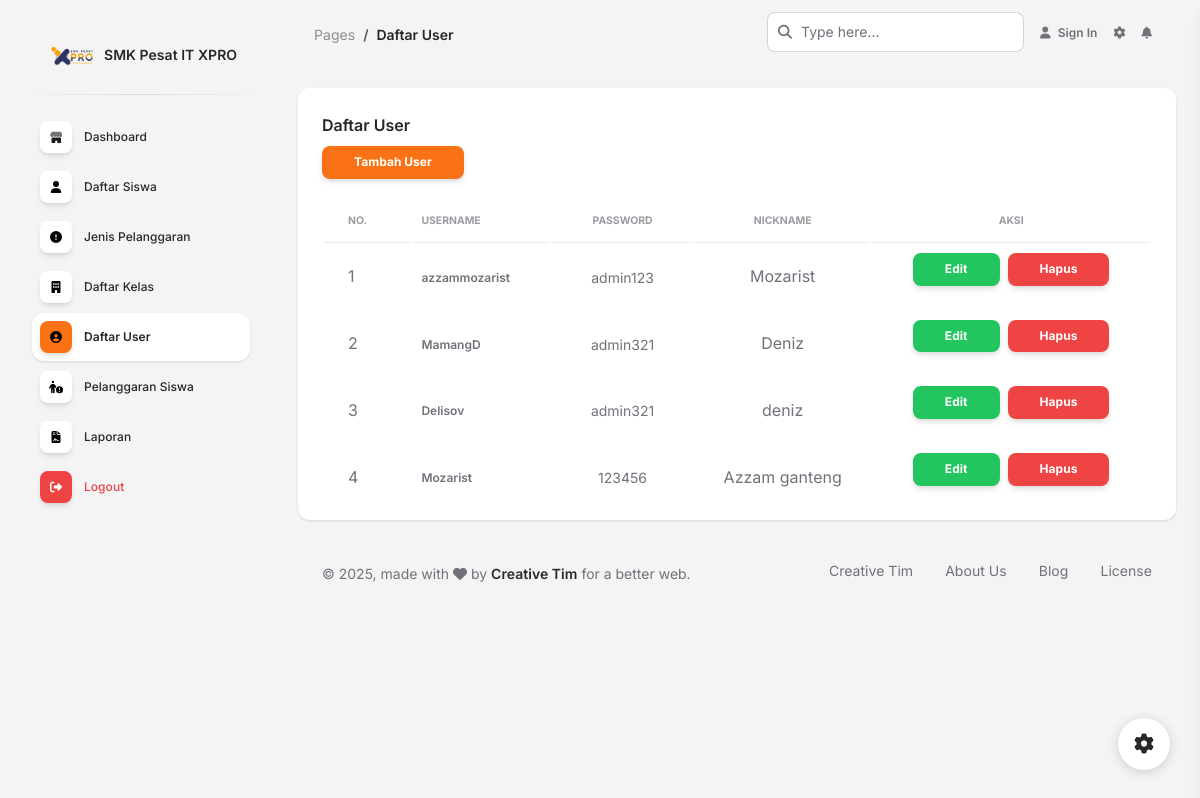
The page /pages/daftar_user.php on the database its author committed.
### tables this page shows
CREATE TABLE `tbl_user` (
  `id_user` int NOT NULL,
  `username` varchar(50) NOT NULL,
  `password` varchar(50) NOT NULL,
  `nama` varchar(50) NOT NULL
);

### pages/daftar_user.php (the view, shortened to what this page needs)
<?php
include "koneksi.php";
include "header.php" ;
?>
    <div class="container-fluid py-4">
      <div class="row">
        <div class="col-12">
          <div class="card mb-4">
            <div class="card-header pb-1">
              <h6>Daftar User</h6>
              <a href="tambah_user.php" class="btn btn-primary btn-sm">Tambah User</a>
            </div>
            <div class="card-body px-0 pt-0 pb-2">
              <div class="table-responsive px-4">
                <table class="table align-items-center mb-0">
                  <thead>
                    <tr>
                      <th class="text-uppercase text-secondary text-xxs font-weight-bolder opacity-7">No.</th>
                      <th class="text-uppercase text-secondary text-xxs font-weight-bolder opacity-7 ps-2">Username</th>
                      <th class="text-center text-uppercase text-secondary text-xxs font-weight-bolder opacity-7">Password</th>
                      <th class="text-center text-uppercase text-secondary text-xxs font-weight-bolder opacity-7">Nickname</th>
                      <th class="text-center text-uppercase text-secondary text-xxs font-weight-bolder opacity-7">Aksi</th>
                    </tr>
                  </thead>
                  <?php
        $no = 1;
        $sql = "select * from tbl_user order by id_user asc";
        $hasil = mysqli_query($koneksi,$sql);
        foreach ($hasil as $hsl){
        ?>
                  <tbody>
                    <tr>
                      <td class="ps-4">
                      <?=$no++?>
                      </td>
                      <td>
                        <p class="text-xs font-weight-bold mb-0"><?=$hsl['username']?></p>
                      </td>
                      <td class="align-middle text-center text-sm">
                      <?=$hsl['password']?>
                      </td>
                      <td class="align-middle text-center">
                      <?=$hsl['nama']?>
                      </td>
                      <td class="d-flex justify-content-center gap-2">
                      <a href="edit_user.php?id_user=<?= $hsl['id_user']?>" class="btn btn-success btn-sm">Edit</a>
                      <button type="button" class="btn btn-danger btn-sm">Hapus</button>
                      </td>
                    </tr>
                  </tbody>
                  <?php
        }
                  ?>
                </table>
              </div>
            </div>
          </div>
        </div>
      </div>
      <footer class="footer pt-3  ">
        <div class="container-fluid">
          <div class="row align-items-center justify-content-lg-between">
            <div class="col-lg-6 mb-lg-0 mb-4">
              <div class="copyright text-center text-sm text-muted text-lg-start">
                © ,
                made with <i class="fa fa-heart"></i> by
                <a href="https://www.creative-tim.com" class="font-weight-bold" target="_blank">Creative Tim</a>
                for a better web.
              </div>
            </div>
            <div class="col-lg-6">
              <ul class="nav nav-footer justify-content-center justify-content-lg-end">
                <li class="nav-item">
                  <a href="https://www.creative-tim.com" class="nav-link text-muted" target="_blank">Creative Tim</a>
                </li>
                <li class="nav-item">
                  <a href="https://www.creative-tim.com/presentation" class="nav-link text-muted" target="_blank">About Us</a>
                </li>
                <li class="nav-item">
                  <a href="https://www.creative-tim.com/blog" class="nav-link text-muted" target="_blank">Blog</a>
                </li>
                <li class="nav-item">
                  <a href="https://www.creative-tim.com/license" class="nav-link pe-0 text-muted" target="_blank">License</a>
                </li>
              </ul>
            </div>
          </div>
        </div>
      </footer>
    </div>
  </main>
  <div class="fixed-plugin">
    <a class="fixed-plugin-button text-dark position-fixed px-3 py-2">
      <i class="fa fa-cog py-2"> </i>
    </a>
  </div>
</body>
</html>

### rows shown on the page
tbl_user: username "azzammozarist", password "admin123", nama "Mozarist"
tbl_user: username "MamangD", password "admin321", nama "Deniz"
tbl_user: username "Delisov", password "admin321", nama "deniz"
tbl_user: username "Mozarist", password "123456", nama "Azzam ganteng"
